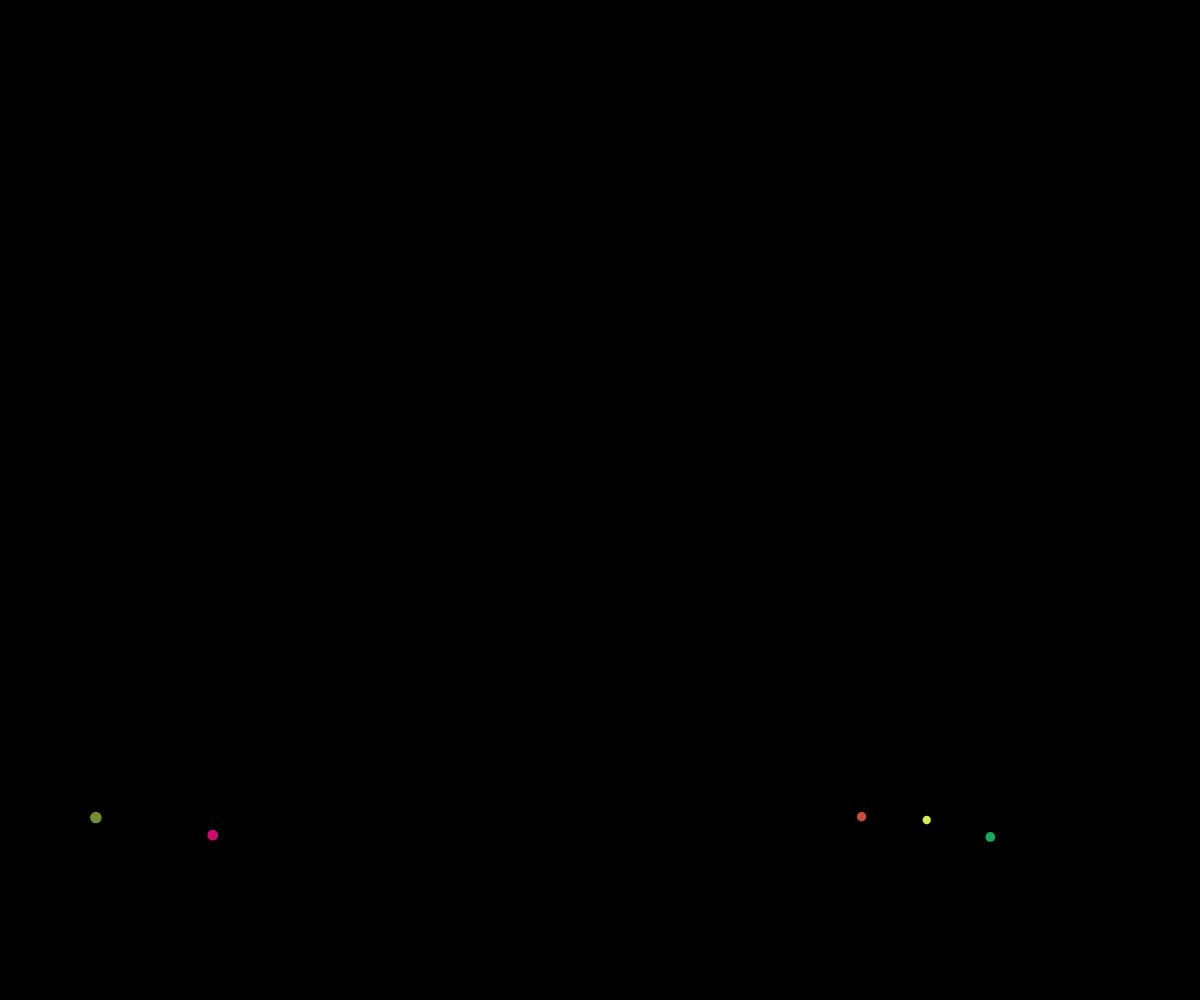
Frame 1 (no input)
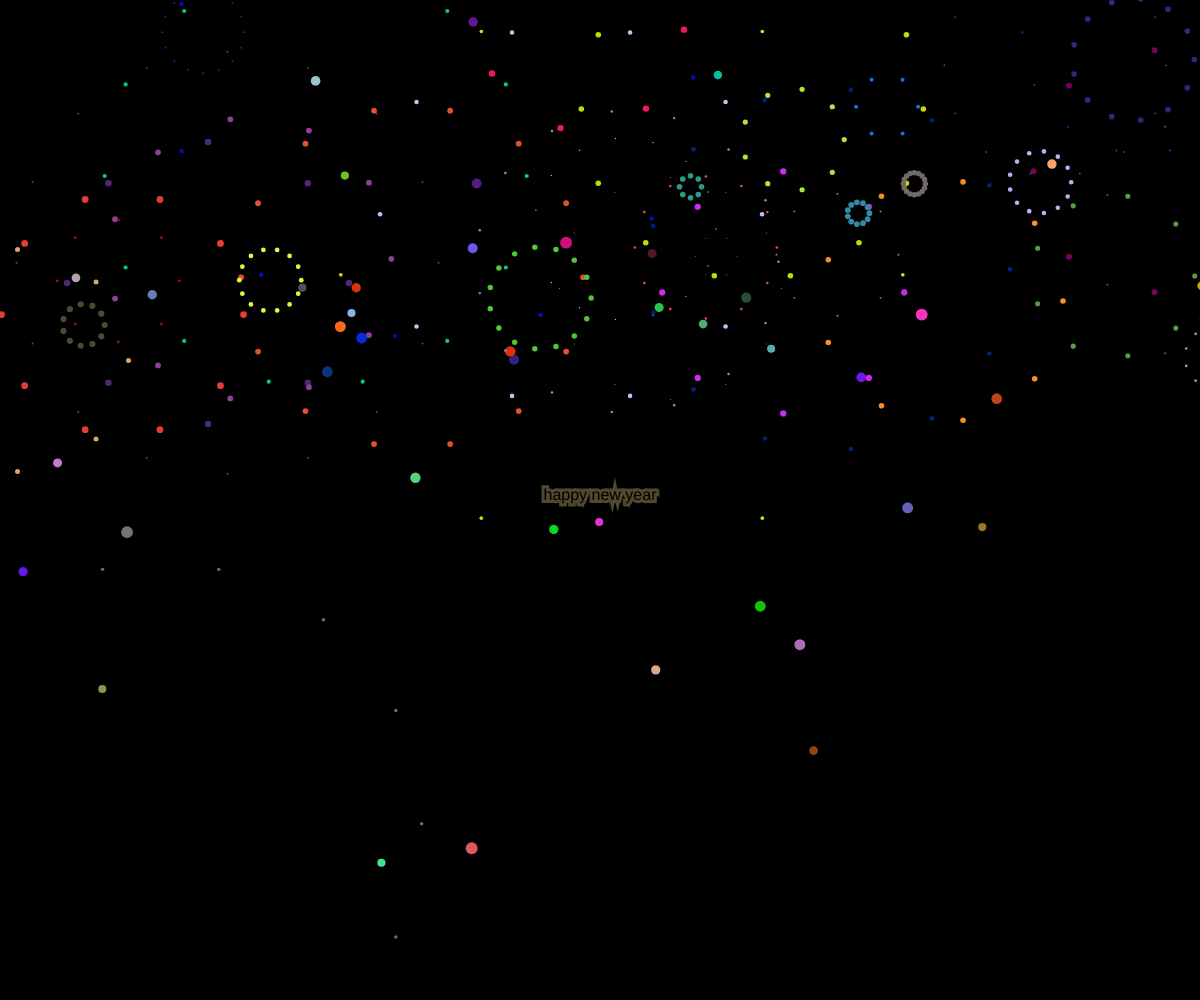
Frame 60 (no input)
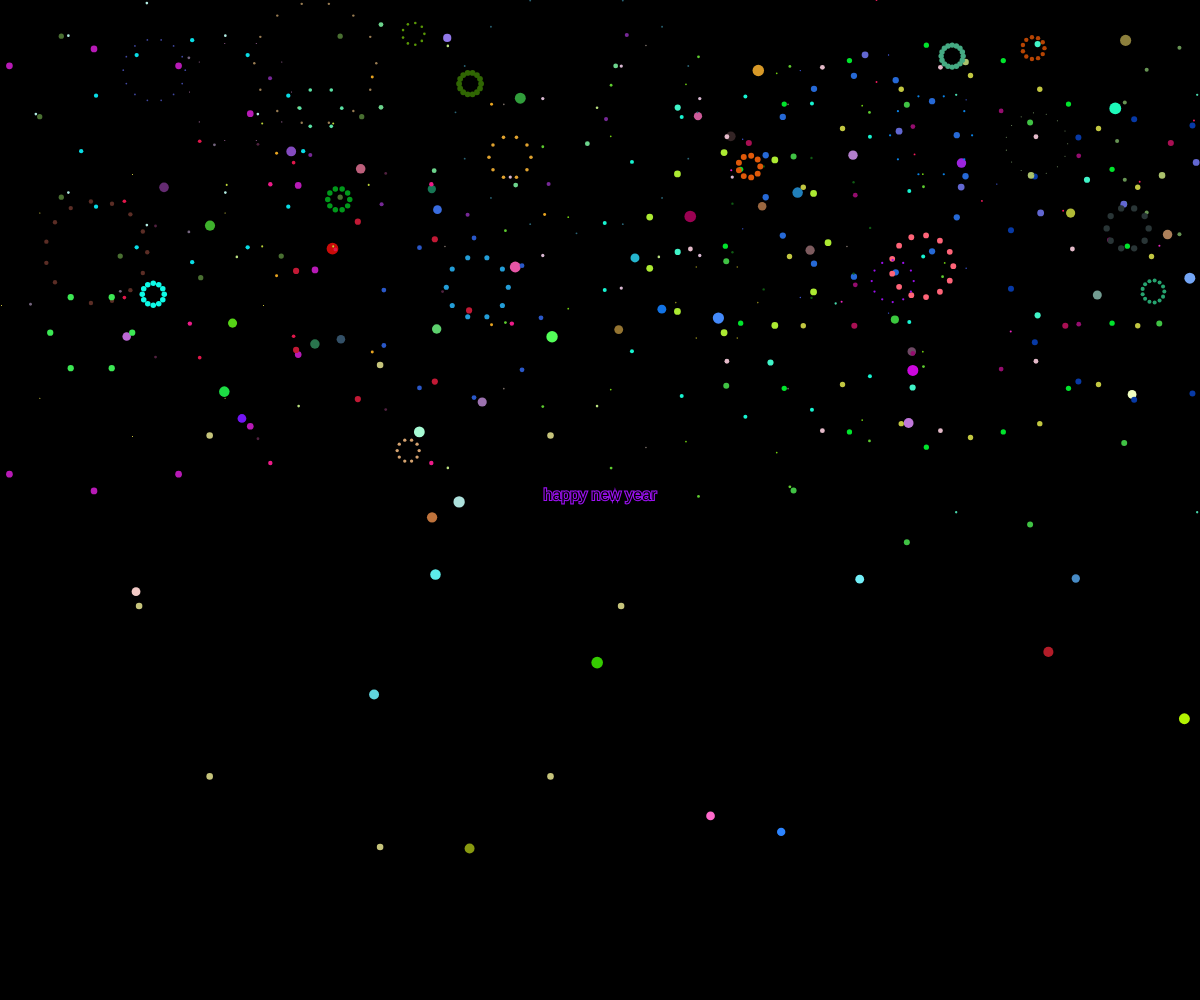
Frame 120 (the mouse pressed at the canvas centre since frame 60)

The p5.js sketch that drew these frames (run headless with seeded random() and noise() and a simulated clock; from frame 60 on, the mouse is pressed at the canvas centre):

// p5.js sketch
// ── sketch.js
// FIREWORKS. Copyright 2020. Richard Banks
// Random fireworks. Done as part of a family art project on the New Year.

//#region GLOBAL VARIABLES
var arrayFireworks = [];
var arrayStems = [];
var thisTimer = setInterval(() => {
  var itemStem = new stem();
  append(arrayStems, itemStem);
}, 20);

var Y_AXIS = 1;
var X_AXIS = 2;
//#endregion

// *** SETUP ***
// -------------------------------

function setup() {
  // put setup code here
  frameRate(30);
  createCanvas(windowWidth, windowHeight);
}

// *** DRAW ***
// -------------------------------------

function draw() {
  // put drawing code here

  background("black");
  fill(color(0));
  textSize(16);
  textAlign(CENTER);
  text("happy new year", windowWidth / 2, windowHeight / 2);
  //setGradient(0, height-200, width, 00, color(0), color(100,0,0), Y_AXIS);

  /******DRAW ANY STEMS ****/
  arrayStems.forEach((element) => {
    element.drawStem();
  });

  /******DRAW ANY FIREWORKS ****/
  arrayFireworks.forEach((element) => {
    element.drawFirework();
  });
}

// *** EVENTS ***
// ---------------------------------------

// EVENT windowResized
function windowResized(event) {
  resizeCanvas(windowWidth, windowHeight);
}

// EVENT mouseClicked
function mouseClicked(event) {
  var x = event.layerX;
  var y = event.layerY;
}

// *** CLASSES ***
// --------------------------------

// CLASS firework
// sets up and manages the exploding circle of the firework
class firework {
  constructor(x, y, colorFirework) {
    this.x = x;
    this.y = y;
    this.fireworkMaxDiameter = random(50, 300);
    this.numberOfParticles = Math.ceil(random(5, 16));
    this.colorFirework = colorFirework;
    this.diameter = 1;
    this.stroke = random(1, 7);
  }

  drawFirework() {
    if (this.diameter < this.fireworkMaxDiameter) {
      this.diameter = this.diameter + 10;
      for (let i = 0; i < this.numberOfParticles; i++) {
        stroke(this.colorFirework);
        strokeWeight(this.stroke);
        point(
          this.x +
            this.diameter *
              Math.cos(radians((i * 360) / this.numberOfParticles)),
          this.y +
            this.diameter *
              Math.sin(radians((i * 360) / this.numberOfParticles))
        );
      }
    }
  }
}

// CLASS stem
// sets up and draws the stem of the firework
class stem {
  constructor() {
    this.originX = random(windowWidth);
    this.originY = windowHeight;
    this.jumpX = random(1, 20);
    this.jumpY = random(windowHeight / 6, windowHeight / 4);
    this.currentX = this.originX;
    this.currentY = this.originY;
    this.stroke = random(8, 12);
    this.colorStem = color(random(255), random(255), random(255));
    this.velocityX = 0.9;
    this.velocityY = 0.8;
    this.firedFirework = false;
  }

  drawStem() {
    if (this.jumpX > 1) {
      this.jumpX = this.jumpX * this.velocityX;
      this.jumpY = this.jumpY * this.velocityY;
      this.currentX = this.currentX + this.jumpX;
      this.currentY = this.currentY - this.jumpY;
      stroke(this.colorStem);
      strokeWeight(this.stroke);
      point(this.currentX, this.currentY);
    } else if (!this.firedFirework) {
      var itemFirework = new firework(
        this.currentX,
        this.currentY,
        this.colorStem
      );
      append(arrayFireworks, itemFirework);
      this.firedFirework = true;
    }
  }
}

// *** UTILITY ***
// -----------------------------

// Create a gradient between two colours in the region specified
function setGradient(x, y, w, h, c1, c2, axis) {
  noFill();

  if (axis == Y_AXIS) {
    // Top to bottom gradient
    for (i = y; i <= y + h; i++) {
      inter = map(i, y, y + h, 0, 1);
      c = lerpColor(c1, c2, inter);
      stroke(c);
      line(x, i, x + w, i);
    }
  } else if (axis == X_AXIS) {
    // Left to right gradient
    for (i = x; i <= x + w; i++) {
      inter = map(i, x, x + w, 0, 1);
      c = lerpColor(c1, c2, inter);
      stroke(c);
      line(i, y, i, y + h);
    }
  }
}
